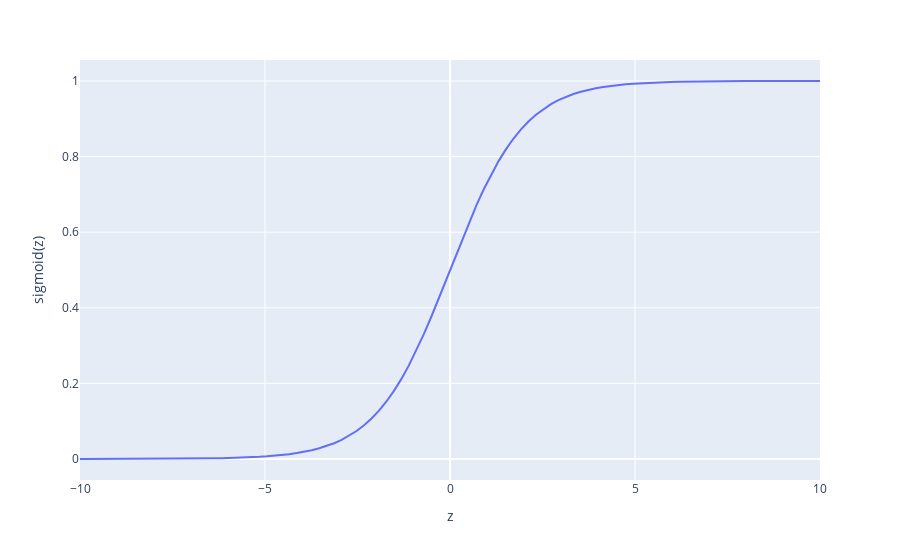

Source (notebook cell):
### Markdown cell above
**Logistic regression** is a classifcation technique where we want to find the probability of a target given a certain distribution of data.  Here's the equation:

$$P (Y = 1 | X = x) = \sigma(z) \space $$ where the linear function$$ \space z = \theta_0 + \sum_{i=1}^m \theta_i x_i $$

Let's open up $z$ a little more. 
We have $$z = \theta^T x = \sum_{i=0}^m \theta_ix_i = \theta_0x_0 + \theta_1x_1 + ... + \theta_mx_m $$



where $x_0 = 1$ and the superscript $T$ represents a matrix transpose. $\theta^Tx$ is simply the dot product of the vectors $\theta$ and $x$.


Because $x_0 = 1$, we can bring $ \theta_0$ outside the summation.  The expression $ P (Y = 1 | X = x) $  translates to "The probability of $Y$ being a 1 given $X$".  In other words what is the probability of $Y$ being a 1 given that we know that $X=x$?  
In the equation above $ \sigma(z)$ represents the sigmoid function with $z$ as its variable.  Here's a more comprehensive look at the sigmoid function:
 $$ \sigma(z) = \frac {1}{(1 + e^{-z})}$$
 
The sigmoid function is a non-linear function whose output range is (0,1) where the values 0 and 1 are asymptotes.

Now since $z = \theta^T x$, we have:
$$ P (Y = 1 | X = x) = \sigma(\theta^Tx)$$

$$ P (Y = 0 | X = x) = 1-\sigma(\theta^Tx)$$

For example if $\sigma(z)= .75$, then $1- \sigma(z) = .25$ and these two values must always add up to 1 (Total Law of Probability).

### Code cell
import numpy as np
import plotly.express as px


def _sigmoid(x):
    return(1/(1 + np.exp(-x)))


z = np.linspace(-10, 10, 100)

fig = px.line(x=z, y=_sigmoid(z), labels={'x':'z', 'y':'sigmoid(z)'})
fig.show()
#fig.write_image("sigmoid.png",engine="kaleido")

### Figure 1 — Plotly figure (JSON) as saved in the notebook; plotly's stock layout.template omitted (floating-point values rounded to 4 significant figures)
{"data": [{"hovertemplate": "z=%{x}<br>sigmoid(z)=%{y}<extra></extra>", "legendgroup": "", "line": {"color": "#636efa", "dash": "solid"}, "marker": {"symbol": "circle"}, "mode": "lines", "name": "", "orientation": "v", "showlegend": false, "type": "scatter", "x": [-10, -9.798, -9.596, -9.394, -9.192, -8.99, -8.788, -8.586, -8.384, -8.182, -7.98, -7.778, -7.576, -7.374, -7.172, -6.97, -6.768, -6.566, -6.364, -6.162, -5.96, -5.758, -5.556, -5.354, -5.152, -4.949, -4.747, -4.545, -4.343, -4.141, -3.939, -3.737, -3.535, -3.333, -3.131, -2.929, -2.727, -2.525, -2.323, -2.121, -1.919, -1.717, -1.515, -1.313, -1.111, -0.9091, -0.7071, -0.5051, -0.303, -0.101, 0.101, 0.303, 0.5051, 0.7071, 0.9091, 1.111, 1.313, 1.515, 1.717, 1.919, 2.121, 2.323, 2.525, 2.727, 2.929, 3.131, 3.333, 3.535, 3.737, 3.939, 4.141, 4.343, 4.545, 4.747, 4.949, 5.152, 5.354, 5.556, 5.758, 5.96, 6.162, 6.364, 6.566, 6.768, 6.97, 7.172, 7.374, 7.576, 7.778, 7.98, 8.182, 8.384, 8.586, 8.788, 8.99, 9.192, 9.394, 9.596, 9.798, 10], "xaxis": "x", "y": [4.54e-05, 5.556e-05, 6.8e-05, 8.322e-05, 0.0001018, 0.0001246, 0.0001525, 0.0001867, 0.0002285, 0.0002796, 0.0003422, 0.0004188, 0.0005125, 0.0006271, 0.0007674, 0.0009391, 0.001149, 0.001406, 0.00172, 0.002104, 0.002574, 0.003149, 0.003851, 0.004709, 0.005757, 0.007037, 0.008599, 0.0105, 0.01283, 0.01565, 0.01909, 0.02326, 0.02832, 0.03445, 0.04183, 0.05072, 0.06138, 0.07411, 0.08922, 0.1071, 0.128, 0.1522, 0.1802, 0.212, 0.2477, 0.2872, 0.3302, 0.3764, 0.4248, 0.4748, 0.5252, 0.5752, 0.6236, 0.6698, 0.7128, 0.7523, 0.788, 0.8198, 0.8478, 0.872, 0.8929, 0.9108, 0.9259, 0.9386, 0.9493, 0.9582, 0.9656, 0.9717, 0.9767, 0.9809, 0.9843, 0.9872, 0.9895, 0.9914, 0.993, 0.9942, 0.9953, 0.9961, 0.9969, 0.9974, 0.9979, 0.9983, 0.9986, 0.9989, 0.9991, 0.9992, 0.9994, 0.9995, 0.9996, 0.9997, 0.9997, 0.9998, 0.9998, 0.9998, 0.9999, 0.9999, 0.9999, 0.9999, 0.9999, 1.0], "yaxis": "y"}], "layout": {"legend": {"tracegroupgap": 0}, "margin": {"t": 60}, "xaxis": {"anchor": "y", "domain": [0, 1], "title": {"text": "z"}}, "yaxis": {"anchor": "x", "domain": [0, 1], "title": {"text": "sigmoid(z)"}}}}
